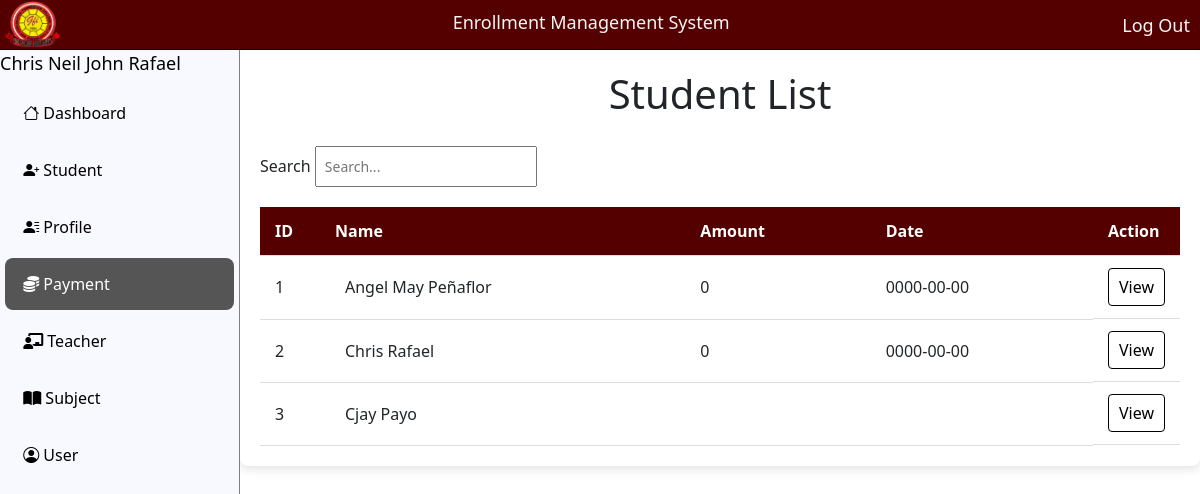
The page /casheir/index.php (signed in) on the database its author committed.
### tables this page shows
CREATE TABLE `user` (
  `id` int(11) NOT NULL,
  `name` varchar(220) NOT NULL,
  `username` varchar(200) NOT NULL,
  `role` varchar(200) NOT NULL,
  `password` varchar(200) NOT NULL,
  `del_status` varchar(12) NOT NULL
);

CREATE TABLE `downpayment` (
  `id` int(11) NOT NULL,
  `student_id` int(10) NOT NULL,
  `amount` decimal(10,0) NOT NULL,
  `pay_date` date NOT NULL
);

CREATE TABLE `student` (
  `id` int(20) NOT NULL,
  `firstname` varchar(200) NOT NULL,
  `middlename` varchar(200) NOT NULL,
  `lastname` varchar(200) NOT NULL,
  `suffix` varchar(10) NOT NULL,
  `gender` enum('male','female') NOT NULL,
  `age` int(10) NOT NULL,
  `address` varchar(200) NOT NULL,
  `contact` varchar(13) NOT NULL,
  `birthdate` date NOT NULL,
  `birthplace` varchar(200) NOT NULL,
  `nationality` varchar(30) NOT NULL,
  `religion` varchar(30) NOT NULL,
  `father_name` varchar(100) NOT NULL,
  `father_occupation` varchar(100) NOT NULL,
  `father_contact` int(13) NOT NULL,
  `mother_name` varchar(100) NOT NULL,
  `mother_occupation` varchar(100) NOT NULL,
  `mother_contact` int(13) NOT NULL,
  `guardian_name` varchar(100) NOT NULL,
  `guardian_contact` int(13) NOT NULL,
  `es_name` varchar(30) NOT NULL,
  `es_address` varchar(20) NOT NULL,
  `ey_graduate` varchar(11) NOT NULL,
  `email` varchar(100) NOT NULL,
  `grade_lvl` varchar(20) NOT NULL,
  `lrn` int(14) NOT NULL,
  `del_status` varchar(11) NOT NULL
);

### casheir/index.php (the view, shortened to what this page needs)
<!DOCTYPE html>
    <html lang="en">
    <head>
        <link rel="stylesheet" href="../assets/css/css.css">
        <link rel="stylesheet" href="'../assets/js/jquery-3.5.1.js">
    </head>
    <body>
    <?php
        $page = 'casheir';
        include '../navbar.php';
    ?>
    <div class="content">
        <h1>Student List</h1>
        <div class="MyModal">
        <label for="search-item">
            Search
            <input type="text" id="MyModal" name="search" placeholder="Search..." class="search-input">
        </label>
        </div>
        <table id="example" class="data list">
            <thead>
                <tr>
                    <th style="width: 60px;">ID</th>
                    <th>Name</th>
                    <th>Amount</th>
                    <th>Date</th>
                    <th style="width: 55px;">Action</th>
                </tr>
            </thead>
            <tbody>
                <?php
                include "../database/db.php";
                $squery = mysqli_query
                ($conn, "
                    SELECT s.id, CONCAT(s.firstname, ' ', s.lastname) AS student_name,
                           d.amount, d.pay_date
                    FROM student s
                    LEFT JOIN downpayment d ON d.student_id = s.id
                    WHERE s.del_status != 'deleted'
                    ORDER BY s.id;  "
                );
                while ($row = mysqli_fetch_array($squery)) {
             ?>
                <tr class="table-row">
                    <td><?php echo $row['id']; ?></td>
                    <td>
                        <div class="profile">
                            <span class="name"><?php echo $row['student_name']; ?></span>
                        </div>
                    </td>
                    <td><?php echo $row['amount']; ?></td>
                    <td><?php echo $row['pay_date']; ?></td>
                    <td class="action">
                        <a class="view" href="account.php?id=<?php  echo $row['id']; ?>">View</a>
                    </td>
                </tr>
                <?php
                }
                ?>
            </tbody>
        </table>
    </div>
    </body>
    </html>

### navbar.php (shortened to what this page needs)
 <?php
include "../database/db.php";
$id=$_SESSION["id"];
$sql="SELECT * FROM user WHERE id='$id'";
$result=mysqli_query($conn,$sql);
$row=mysqli_fetch_assoc($result);
$name=$row['name'];
$role = $row['role'];
 ?>
<head>
    <link rel="stylesheet" href="https://cdn.jsdelivr.net/npm/bootstrap-icons@1.10.0/font/bootstrap-icons.css">
    <link rel="stylesheet" href="https://cdn.jsdelivr.net/npm/bootstrap@5.3.0/dist/css/bootstrap.min.css">
    <link rel="stylesheet" href="../assets/css/bootstrap@5.3.0.css">
    <link rel="stylesheet" href="https://cdnjs.cloudflare.com/ajax/libs/font-awesome/6.0.0-beta3/css/all.min.css">
    <link rel="stylesheet" href="../bootstrap/font-awesome/font-awesome.css">
    <link rel="stylesheet" href="../bootstrap/bootstrap.min.css">
    <link rel="stylesheet" href="../assets/navbar/navbar.css">
</head>
<header class="navbar-header">
    <img src="../file_index/image/jhslogo.png" alt="School Logo" class="image-logo">
    <h2 class="title-page">Enrollment Management System</h2>
    <a href="../logout.php" class="tittle-link">Log Out</a>
</header>
<div class="main-container">
    <div class="side-container">
        <div class="info">
        <span class="tittle-link" style="color:black;align-text:center;"> <?php echo $name; ?> </span>
        </div>
        <div class="side-bar">
            <ul class="selection">
            <li><a href="../dashboard/" class="<?php if ($page == 'dashboard') echo 'active'; ?>">&nbsp;<i class="bi bi-house"></i> Dashboard</a></li>
                <li><a href="../student/" class="<?php if ($page == 'student') echo 'active'; ?>">&nbsp;<i class="bi bi-person-plus-fill"></i> Student</a></li>
                <li><a href="../profile/" class="<?php if ($page == 'profile') echo 'active'; ?>">&nbsp;<i class="bi bi-person-lines-fill"></i> Profile</a></li>
                <li><a href="../casheir/" class="<?php if ($page == 'casheir') echo 'active'; ?>">&nbsp;<i class="fa-solid fa-coins"></i> Payment</a></li>
                <li><a href="../teacher/" class="<?php if ($page == 'teacher') echo 'active'; ?>">&nbsp;<i class="fa-solid fa-chalkboard-teacher"></i> Teacher</a></li>
                <li><a href="../subject/" class="<?php if ($page == 'subject') echo 'active'; ?>">&nbsp;<i class="fa-solid fa-book-open"></i> Subject</a></li>
                <?php if ($role == "admin"){ ?>
                <li><a href="../user/" class="<?php if ($page == 'user') echo 'active'; ?>">&nbsp;<i class="bi bi-person-circle"></i> User</a></li>
                <?php } ?>
            </ul>
        </div>
    </div>
</div>

### assets/css/css.css (style rules this page uses)
body { font-family: Arial, sans-serif; margin: 0; padding: 0; }
.content { overflow: hidden; margin-left:auto; width: 80%; background-color: #fff; padding: 20px; border-radius: 8px; box-shadow: 0 4px 8px rgba(0, 0, 0, 0.1); }
h1 { color: #333; text-align: center; }
.data { width: 100%; border-collapse: collapse; margin-top: 20px; }
.data th, .data td { padding: 12px 15px; text-align: left; border-bottom: 1px solid #ddd; }
.data th { background-color:#550000; color: white; }
.data td a { text-decoration: none; color: black; }
.profile { display: flex; align-items: center; }
.name { margin-left: 10px; }
.action { display: flex; gap: 10px; }
.action a { padding: 6px 10px; background-color: #fff; color: black; border: black solid 1px; border-radius: 4px; text-decoration: none; }
.search-input { padding: 8px; font-size: 14px; }

### assets/navbar/navbar.css (style rules this page uses)
* { margin: 0; padding: 0; box-sizing: border-box; }
.navbar-header { position: fixed; display: flex; width: 100%; background-color: #550000; height: 50px; justify-content: space-between; border-bottom: 1px black solid; }
.tittle-link { padding: 12px 0px; text-align: right; text-decoration: none; color: whitesmoke; font-size: 18px; margin-right: 10px; }
.title-page { padding: 12px 0px; color: whitesmoke; font-size: 18px; text-align: left; }
.image-logo { width: 55px; margin-left: 5px; }
.main-container { display: flex; }
.side-container { margin-top: 50px; width: 20%; height: 95vh; background-color: ghostwhite; border-right: 1px solid grey; position: fixed; }
.side-bar ul { list-style-type: none; padding: 5px; }
.side-bar ul li a { display: block; color: black; text-align: left; margin: 5px 0; padding: 14px; text-decoration: none; border-radius: 8px; transition: background-color 0.3s ease; }
.side-bar ul li a.active { background-color: #555; color: white; }

### rows shown on the page
user: name "Chris Neil John Rafael"
downpayment: student "1", student_name "Angel May Peñaflor", amount "0", pay_date "0000-00-00"
downpayment: student "2", student_name "Chris Rafael", amount "0", pay_date "0000-00-00"
student: id "3", student_name "Cjay Payo"
